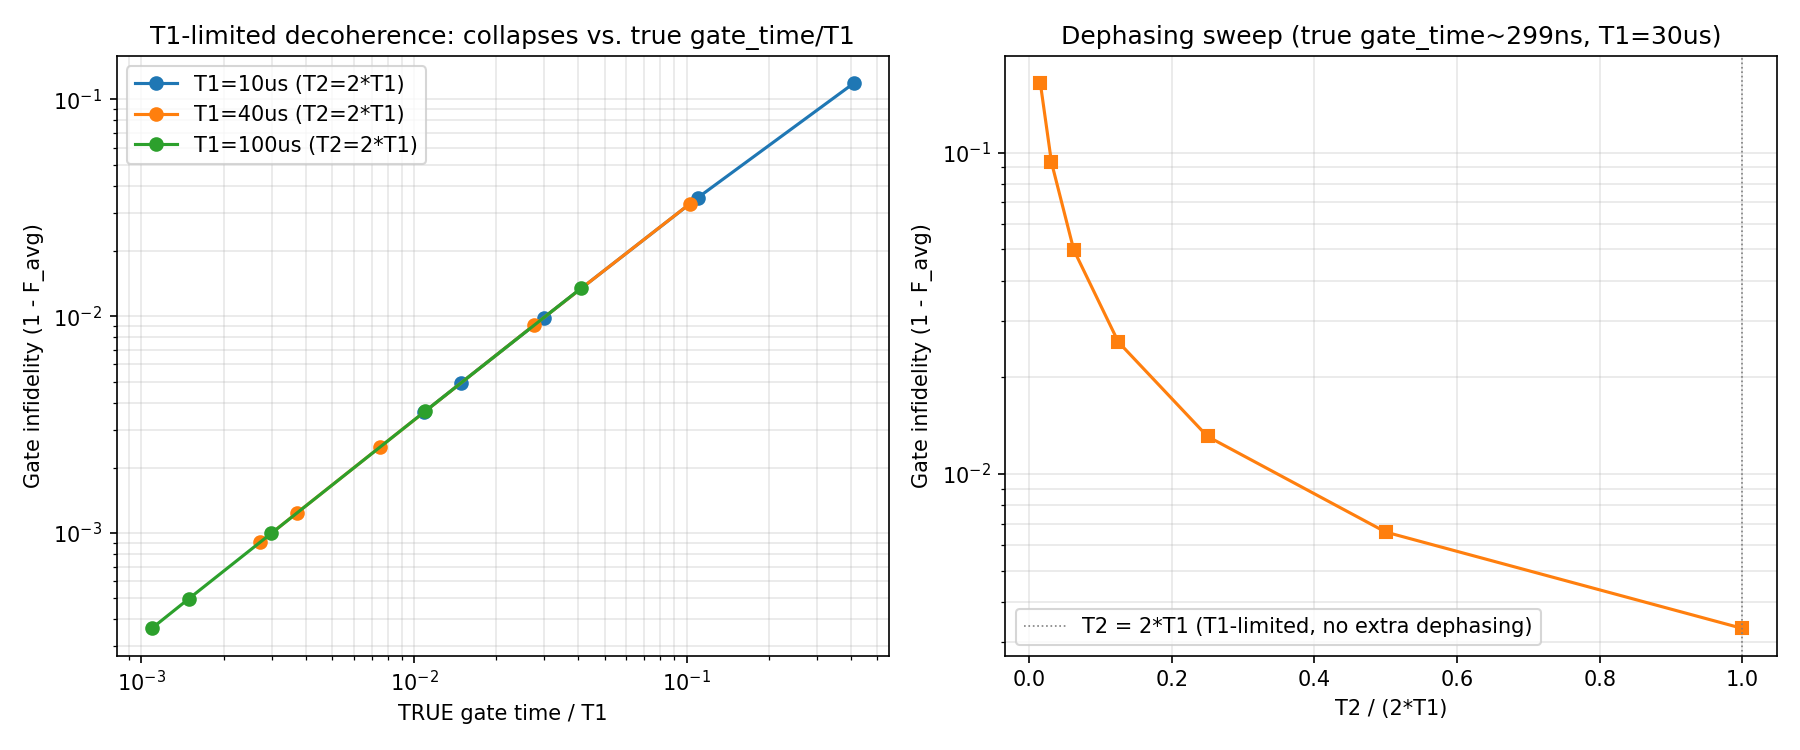

This chart was generated by the following Python code:
"""
examples/t1_t2_decoherence_demo.py
===================================
Every prior demo in this codebase (and transmon_leakage_demo.py) simulates
a perfectly ISOLATED qubit -- no intrinsic decoherence, only drive-chain
imperfections (nonlinearity, dispersion, reflections) or qubit-model
effects (leakage). `quantum.gate_fidelity()` has supported intrinsic T1/T2
via Lindblad collapse operators (T1_us, T2_us kwargs, dispatching to
mesolve internally) since the QuTiP backend was first wired up, but it had
only ever been exercised by a single unit test
(test_gate_fidelity_with_T1_reduces_fidelity_sensibly in tests/
test_quantum.py) -- never as its own investigation. This demo asks the
obvious next question: how much does a qubit's OWN T1/T2 cost gate
fidelity, as a function of gate time, independent of any drive-chain
impairment?

Stays on the idealized 2-level qubit throughout (H0=0, exactly resonant),
NOT the 3-level transmon from transmon_leakage_demo.py -- gate_fidelity()'s
T2 collapse operator uses qt.sigmaz(), which is only meaningful for a
2-level qubit (see its own docstring); combining leakage physics with T2
dephasing would need a generalized dephasing operator this codebase
doesn't have yet (see INVESTIGATIONS.md's "Open questions").

Convention note: this demo's T2_us follows this codebase's existing
convention (see gate_fidelity()'s docstring) of deriving a pure-dephasing
rate as 1/T_phi = 1/T2 - 1/(2*T1) -- i.e. T2_us here means the same thing
as a measured "T2*" (free-induction-decay) time in an experiment, not a
Hahn-echo T2. T2_us = 2*T1_us reproduces the T1-limited case (zero extra
pure dephasing); T2_us < 2*T1_us adds pure dephasing on top of relaxation.

A real trap, found and fixed while building this: the first version of this
demo swept "gate duration" (the nominal pulse duration passed to
build_gaussian_envelope) and plotted infidelity vs. gate_duration/T1 --
expecting the curves for different T1 to collapse onto one line. They
didn't; the effective per-ns cost dropped by ~100x between very short and
very long nominal durations, for EVERY T1 tested. The cause: `result.
v_qubit_ensemble`'s array is longer than the nominal pulse -- convolving
the drive envelope with this schematic's own impulse response adds a
roughly FIXED ~99ns tail (confirmed directly: n_out - n_in corresponds to
~99ns at this demo's sample rate, essentially independent of the input
pulse's length), because that tail's length is set by the schematic's own
frequency-domain resolution, not by the drive pulse. For a CLOSED-system
run this tail is harmless (no drive there, H0=0, so the propagator segment
over it is ~identity). But `gate_fidelity()` uses the FULL array length as
T_gate for the Lindblad solve -- so with T1_us/T2_us given, decoherence
keeps acting for that extra ~99ns of essentially-zero-drive tail, inflating
the reported infidelity by an amount that has nothing to do with the
nominal gate and everything to do with how much convolution padding this
particular schematic happens to add. The fix: measure and plot against the
ACTUAL simulated gate time (`len(result.v_qubit_ensemble[0]) / result.fs`),
not the nominal requested duration. Once corrected, infidelity/[T_gate_true
/ T1] collapses onto a single, nearly-constant value (~0.33) across three
different T1 (10, 40, 100 us) and a 400x range of gate times -- confirming
clean, expected linear-in-time perturbative decoherence physics once the
padding artifact is accounted for. See gate_fidelity()'s docstring for a
permanent note about this for any future T1_us/T2_us user of this codebase.

THE FINDING (see INVESTIGATIONS.md Investigation 7 for full numbers):
  - Panel A (T1-limited, T2=2*T1): infidelity / (T_gate_true/T1) is close
    to a single constant (~0.33) across T1 in [10, 40, 100] us and
    T_gate_true spanning ~100ns to ~4us -- i.e. decoherence-driven
    infidelity really is governed by T_gate_true/T1 alone, once T_gate_true
    (not the nominal pulse duration) is used. Curvature appears only at the
    largest ratio tested (T_gate/T1 ~ 0.4), consistent with entering the
    non-perturbative regime.
  - Panel B (fixed gate time and T1, T2 swept from the T1-limited value down
    to heavy extra dephasing): confirms pure dephasing (T2 << 2*T1) can
    dominate the total decoherence-driven infidelity even when T1 itself is
    long and "good" -- consistent with real experience that T2* is often
    the practically-limiting number, not T1.

Run: python examples/t1_t2_decoherence_demo.py
Requires: SignalIntegrity, QuTiP, matplotlib.
"""
from __future__ import annotations

import warnings
from pathlib import Path

import numpy as np
import qutip

from si_qfi.schematic import loader as si_loader
from si_qfi.simulation import engine
from si_qfi.source.waveform import SourceWaveform, build_gaussian_envelope
from si_qfi import quantum

SCHEMATIC_PATH = (Path(__file__).parent.parent / "tests" / "test_schematic_basic.si").resolve()

CARRIER_GHZ = 5.0
ETA = 2 * np.pi * 10e6      # rad/(s.V) drive coupling
FS_ENVELOPE = 2e9           # 2 GSa/s baseband envelope grid

# Panel A: T1-limited (T2 = 2*T1), nominal gate duration sweep at three T1
# values -- x-axis in plots/reporting uses the TRUE simulated T_gate (see
# module docstring), not these nominal values directly.
DURATIONS_NS_A = np.array([10.0, 50.0, 200.0, 1000.0, 4000.0])
T1_US_VALUES_A = [10.0, 40.0, 100.0]

# Panel B: fixed gate duration and T1, T2 swept from T1-limited down to
# heavy extra pure dephasing
DURATION_NS_B = 200.0
T1_US_B = 30.0
T2_US_VALUES_B = np.array([60.0, 30.0, 15.0, 7.5, 3.75, 1.875, 0.9375])   # 60us = 2*T1 (T1-limited)


def _source_from_shape(shape: np.ndarray, fs: float, carrier_ghz: float) -> SourceWaveform:
    from SignalIntegrity.Lib.TimeDomain.Waveform.Waveform import Waveform
    from SignalIntegrity.Lib.TimeDomain.Waveform.TimeDescriptor import TimeDescriptor

    n = len(shape)
    envelope = Waveform(TimeDescriptor(0.0, n, fs), list(shape.astype(complex)))
    return SourceWaveform(carrier_freq_ghz=carrier_ghz, envelope=envelope)


def infidelity_and_true_gate_time(schematic, duration_s: float, qmodel, T1_us=None, T2_us=None):
    """Returns (infidelity, T_gate_true) -- T_gate_true is the ACTUAL
    simulated propagation time (array length / fs), which is longer than
    `duration_s` by this schematic's own convolution tail (see module
    docstring) and is the value that actually matters for T1_us/T2_us."""
    sigma_s = duration_s / 6
    ref_shape = build_gaussian_envelope(duration_s, sigma_s, FS_ENVELOPE, amp=1.0)
    source_ref = _source_from_shape(ref_shape, FS_ENVELOPE, CARRIER_GHZ)
    result_ref = engine.run(
        schematic, source_ref, nonlinear=None, noise=None, n_realizations=1, mode="complex_baseband",
    )
    v = np.asarray(result_ref.v_nl_qubit)
    t = np.arange(len(v)) / result_ref.fs
    theta_ref = float(ETA * np.trapz(np.real(v), t))
    cal_shape = ref_shape * (np.pi / theta_ref)

    source = _source_from_shape(cal_shape, FS_ENVELOPE, CARRIER_GHZ)
    result = engine.run(
        schematic, source, nonlinear=None, noise=None, n_realizations=1, mode="complex_baseband",
    )
    T_gate_true = (len(result.v_qubit_ensemble[0]) - 1) / result.fs
    fid = quantum.gate_fidelity(
        result, qmodel, ideal_gate="X", coupling_strength_per_volt=ETA,
        T1_us=T1_us, T2_us=T2_us,
    )
    return 1.0 - fid.F_avg, T_gate_true


def main():
    warnings.filterwarnings("ignore", message="SI-QFI: Narrowband ratio")

    schematic = si_loader.load_schematic(SCHEMATIC_PATH)
    qmodel = quantum.QubitModel(H0=0 * qutip.qeye(2), n_levels=2)

    # --- Panel A: T1-limited, duration sweep at three T1 values ---
    print("Panel A: T1-limited decoherence vs. TRUE gate_time/T1...")
    infid_A = {}
    ratio_true_A = {}
    for T1_us in T1_US_VALUES_A:
        infids, ratios = [], []
        for d_ns in DURATIONS_NS_A:
            infid, T_gate_true = infidelity_and_true_gate_time(
                schematic, d_ns * 1e-9, qmodel, T1_us=T1_us, T2_us=2 * T1_us,
            )
            infids.append(infid)
            ratios.append(T_gate_true / (T1_us * 1e-6))
        infid_A[T1_us] = np.array(infids)
        ratio_true_A[T1_us] = np.array(ratios)
        print(f"  T1={T1_us:.0f}us:")
        for d_ns, ratio, infid in zip(DURATIONS_NS_A, ratio_true_A[T1_us], infid_A[T1_us]):
            print(f"    nominal_d={d_ns:7.1f}ns  true_gate_time/T1={ratio:.5f}  infidelity={infid:.4e}  infid/ratio={infid/ratio:.4f}")

    # --- Panel B: fixed gate time and T1, T2 sweep ---
    print("\nPanel B: dephasing sweep (nominal gate_time=200ns, T1=30us, T2 varied)...")
    infid_B = []
    T_gate_true_B = None
    for T2_us in T2_US_VALUES_B:
        infid, T_gate_true_B = infidelity_and_true_gate_time(
            schematic, DURATION_NS_B * 1e-9, qmodel, T1_us=T1_US_B, T2_us=T2_us,
        )
        infid_B.append(infid)
    infid_B = np.array(infid_B)
    print(f"  (true gate time = {T_gate_true_B*1e9:.1f}ns)")
    for T2_us, infid in zip(T2_US_VALUES_B, infid_B):
        print(f"  T2={T2_us:6.3f}us (T2/2T1={T2_us/(2*T1_US_B):.3f})  infidelity={infid:.4e}")

    import matplotlib
    matplotlib.use("Agg")
    import matplotlib.pyplot as plt

    fig, (ax1, ax2) = plt.subplots(1, 2, figsize=(12, 5))

    for T1_us in T1_US_VALUES_A:
        ax1.loglog(ratio_true_A[T1_us], np.maximum(infid_A[T1_us], 1e-16), "o-", label=f"T1={T1_us:.0f}us (T2=2*T1)")
    ax1.set_xlabel("TRUE gate time / T1")
    ax1.set_ylabel("Gate infidelity (1 - F_avg)")
    ax1.set_title("T1-limited decoherence: collapses vs. true gate_time/T1")
    ax1.legend()
    ax1.grid(alpha=0.3, which="both")

    x_axis_B = T2_US_VALUES_B / (2 * T1_US_B)
    ax2.semilogy(x_axis_B, np.maximum(infid_B, 1e-16), "s-", color="C1")
    ax2.axvline(1.0, color="gray", lw=0.8, ls=":", label="T2 = 2*T1 (T1-limited, no extra dephasing)")
    ax2.set_xlabel("T2 / (2*T1)")
    ax2.set_ylabel("Gate infidelity (1 - F_avg)")
    ax2.set_title(f"Dephasing sweep (true gate_time~{T_gate_true_B*1e9:.0f}ns, T1={T1_US_B:.0f}us)")
    ax2.legend()
    ax2.grid(alpha=0.3, which="both")

    plt.tight_layout()
    out_path = Path(__file__).parent / "t1_t2_decoherence_demo.png"
    plt.savefig(out_path, dpi=150)
    print(f"\nSaved plot to {out_path}")


if __name__ == "__main__":
    main()
